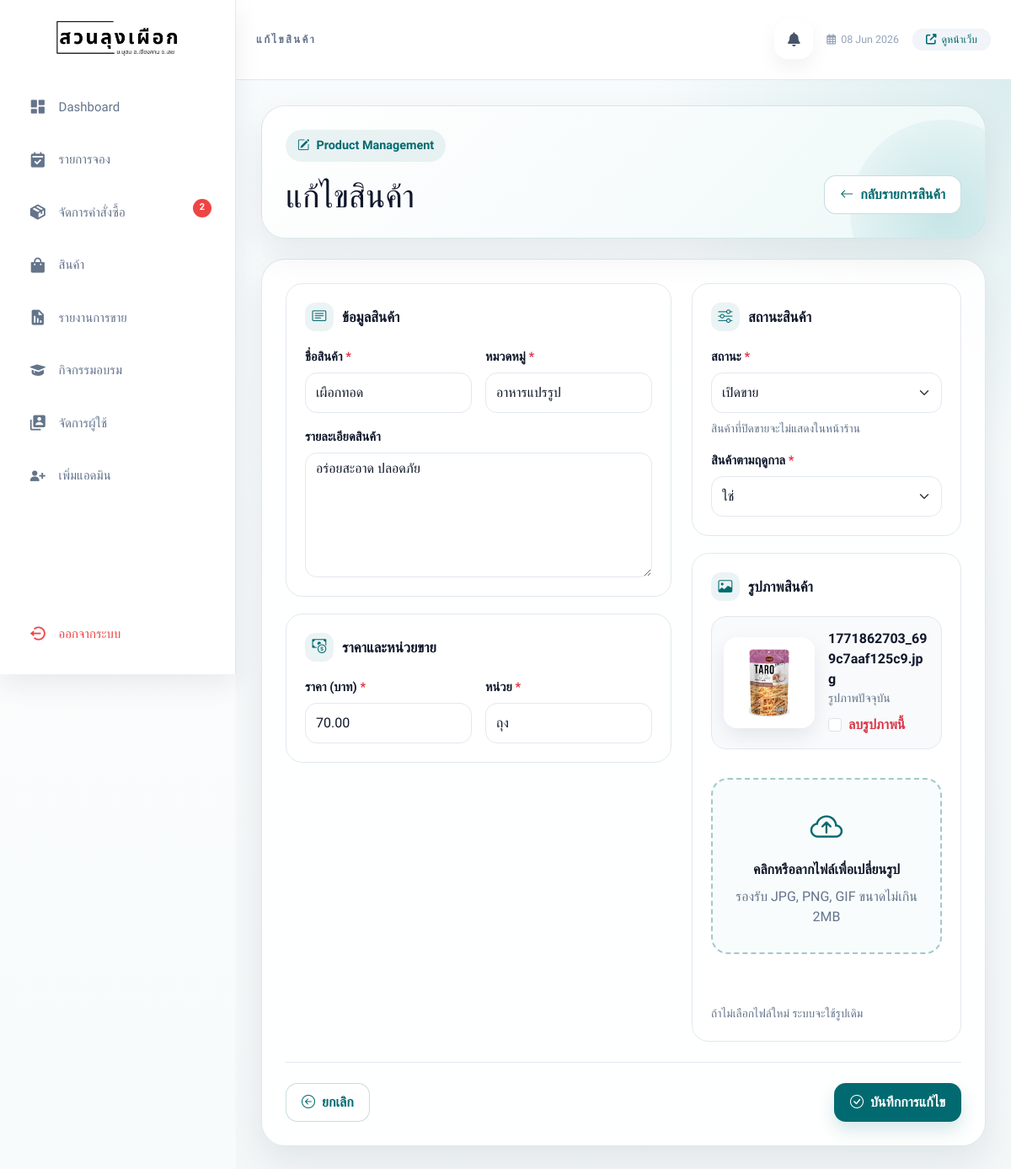
The app's page /admin/edit_product.php?id=16 (signed in), older data.
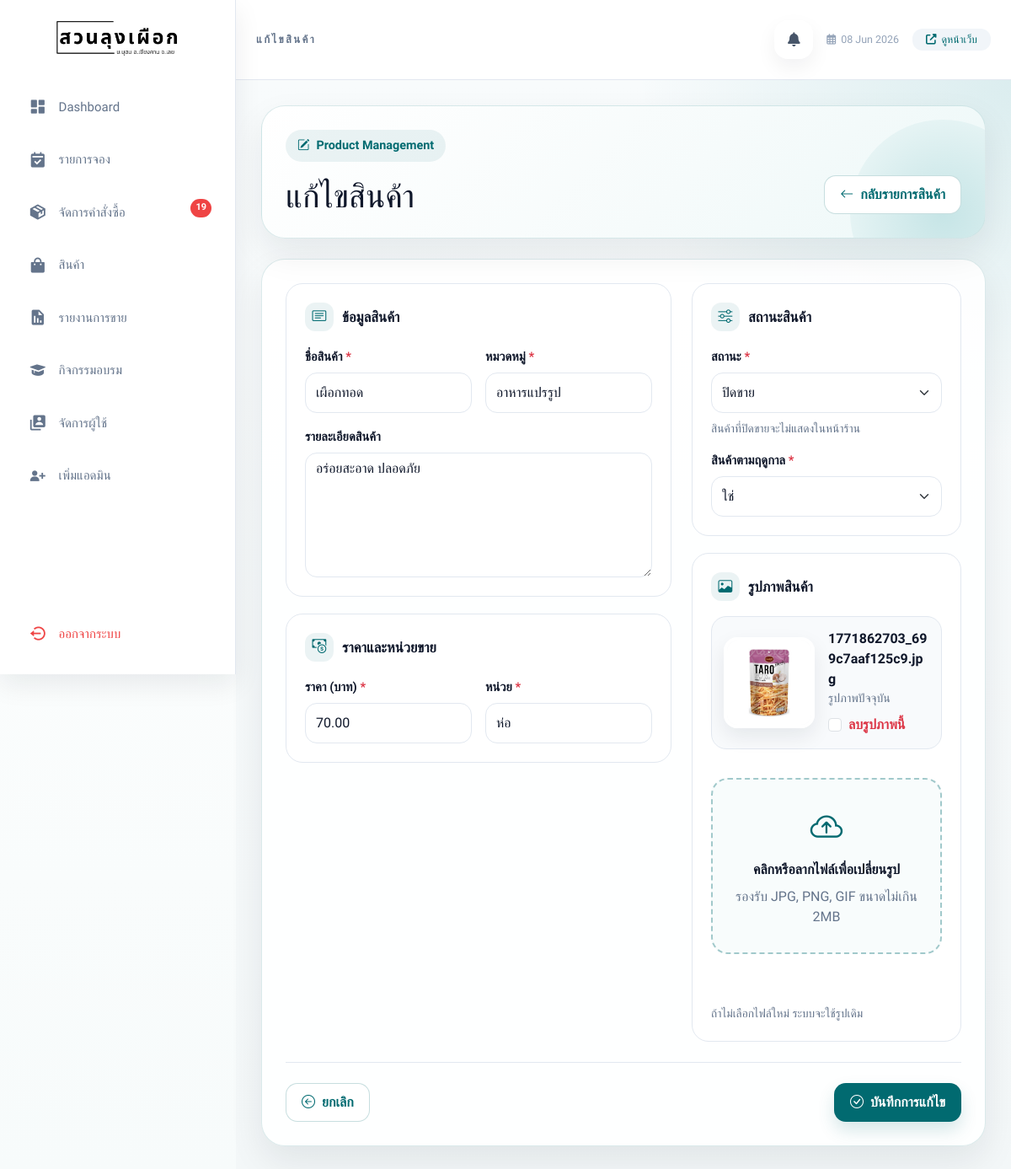
The same page, newer data.
### tables this page shows
CREATE TABLE `products` (
  `product_id` int(11) NOT NULL,
  `product_name` varchar(255) NOT NULL,
  `category` varchar(100) DEFAULT NULL,
  `price` decimal(10,2) NOT NULL,
  `unit` varchar(50) DEFAULT NULL,
  `seasonal` tinyint(1) DEFAULT 0,
  `status` enum('active','inactive') DEFAULT 'active',
  `product_image` varchar(255) DEFAULT NULL,
  `product_description` text DEFAULT NULL
);

### admin/edit_product.php (the view, shortened to what the changed rows need)
<?php
require_once __DIR__ . '/../db/db.php';
require_once 'sidebar.php';
$id = isset($_GET['id']) ? (int) $_GET['id'] : 0;
$stmt = $conn->prepare('SELECT * FROM products WHERE product_id = ? LIMIT 1');
$stmt->bind_param('i', $id);
$stmt->execute();
$product = $stmt->get_result()->fetch_assoc();
$adminPageExtraHead = <<<'HTML'
<link href="https://cdn.jsdelivr.net/npm/bootstrap@5.3.3/dist/css/bootstrap.min.css" rel="stylesheet">
<link rel="stylesheet" href="https://cdn.jsdelivr.net/npm/bootstrap-icons@1.11.3/font/bootstrap-icons.min.css">
<link rel="stylesheet" href="css/product_admin.css">
HTML;
adminPageStart('แก้ไขสินค้า');
?>
<div class="product-admin-page">
    <section class="product-hero">
        <div class="product-hero-grid">
            <div>
                <h1>แก้ไขสินค้า</h1>
            </div>
        </div>
    </section>
    <section class="product-form-card">
        <form action="update_product.php" method="POST" enctype="multipart/form-data" class="needs-validation" novalidate>
            <div class="product-form-grid">
                <div>
                    <div class="product-section">
                        <h2 class="product-section-title"><i class="bi bi-card-text"></i> ข้อมูลสินค้า</h2>
                        <div class="row g-3">
                            <div class="col-md-6">
                                <label for="product_name" class="form-label">ชื่อสินค้า <span class="text-danger">*</span></label>
                                <input type="text" class="form-control" id="product_name" name="product_name" value="<?= htmlspecialchars((string) $product['product_name'], ENT_QUOTES, 'UTF-8') ?>" required>
                            </div>
                            <div class="col-md-6">
                                <label for="category" class="form-label">หมวดหมู่ <span class="text-danger">*</span></label>
                                <input type="text" class="form-control" id="category" name="category" value="<?= htmlspecialchars((string) $product['category'], ENT_QUOTES, 'UTF-8') ?>" required>
                            </div>
                            <div class="col-12">
                                <label for="product_description" class="form-label">รายละเอียดสินค้า</label>
                                <textarea class="form-control" id="product_description" name="product_description" rows="5"><?= htmlspecialchars((string) ($product['product_description'] ?? ''), ENT_QUOTES, 'UTF-8') ?></textarea>
                            </div>
                        </div>
                    </div>
                    <div class="product-section">
                        <h2 class="product-section-title"><i class="bi bi-cash-coin"></i> ราคาและหน่วยขาย</h2>
                        <div class="row g-3">
                            <div class="col-md-6">
                                <label for="price" class="form-label">ราคา (บาท) <span class="text-danger">*</span></label>
                                <input type="number" class="form-control" id="price" name="price" min="0" step="0.01" value="<?= htmlspecialchars((string) $product['price'], ENT_QUOTES, 'UTF-8') ?>" required>
                            </div>
                            <div class="col-md-6">
                                <label for="unit" class="form-label">หน่วย <span class="text-danger">*</span></label>
                                <input type="text" class="form-control" id="unit" name="unit" value="<?= htmlspecialchars((string) $product['unit'], ENT_QUOTES, 'UTF-8') ?>" required>
                            </div>
                        </div>
                    </div>
                </div>
                <div>
                    <div class="product-section">
                        <h2 class="product-section-title"><i class="bi bi-sliders"></i> สถานะสินค้า</h2>
                        <div class="row g-3">
                            <div class="col-12">
                                <label for="status" class="form-label">สถานะ <span class="text-danger">*</span></label>
                                <select class="form-select" id="status" name="status" required>
                                    <option value="active" <?= $product['status'] === 'active' ? 'selected' : '' ?>>เปิดขาย</option>
                                    <option value="inactive" <?= $product['status'] === 'inactive' ? 'selected' : '' ?>>ปิดขาย</option>
                                </select>
                                <div class="product-help mt-2">สินค้าที่ปิดขายจะไม่แสดงในหน้าร้าน</div>
                            </div>
                            <div class="col-12">
                                <label for="seasonal" class="form-label">สินค้าตามฤดูกาล <span class="text-danger">*</span></label>
                                <select class="form-select" id="seasonal" name="seasonal" required>
                                    <option value="1" <?= (int) $product['seasonal'] === 1 ? 'selected' : '' ?>>ใช่</option>
                                </select>
                            </div>
                        </div>
                    </div>
                    <div class="product-section">
                        <h2 class="product-section-title"><i class="bi bi-image"></i> รูปภาพสินค้า</h2>
                        <?php if (!empty($product['product_image'])): ?>
                            <div class="image-card mb-3">
                                <img src="uploads/products/<?= htmlspecialchars((string) $product['product_image'], ENT_QUOTES, 'UTF-8') ?>" alt="รูปสินค้าปัจจุบัน">
                                <div class="image-card-body">
                                    <div class="image-card-title"><?= htmlspecialchars((string) $product['product_image'], ENT_QUOTES, 'UTF-8') ?></div>
                                    <div class="image-card-meta">รูปภาพปัจจุบัน</div>
                                    <div class="form-check mt-2">
                                        <input class="form-check-input" type="checkbox" name="delete_image" id="deleteImageCheck" value="1">
                                        <label class="form-check-label text-danger fw-bold" for="deleteImageCheck">ลบรูปภาพนี้</label>
                                    </div>
                                </div>
                            </div>
                        <?php else: ?>
                            <div class="product-alert mb-3">
                                ยังไม่มีรูปภาพสินค้า
                            </div>
                        <?php endif; ?>
                    </div>
                </div>
            </div>
        </form>
    </section>
</div>
<?php adminPageEnd(); ?>

### admin/sidebar.php (shortened to what the changed rows need)
<?php
require_once __DIR__ . '/../db/db.php';
$total_pending = 0;
if (adminTableExists($conn, 'orders')) {
    $sql_pending = "
        SELECT COUNT(*) AS total_pending
        FROM orders
        WHERE order_status = 'pending'
    ";
    $stmt_pending = $conn->prepare($sql_pending);
    if ($stmt_pending) {
        $stmt_pending->execute();
        $result_pending = $stmt_pending->get_result();
        $pending = $result_pending->fetch_assoc();
        $total_pending = (int)($pending['total_pending'] ?? 0);
    }
}
function h(?string $value): string
{
    return htmlspecialchars((string)$value, ENT_QUOTES, 'UTF-8');
}
function adminTableExists(mysqli $conn, string $table): bool
{
    $safeTable = $conn->real_escape_string($table);
    $result = $conn->query("
        SHOW TABLES LIKE '{$safeTable}'
    ");
    $exists = (
        $result instanceof mysqli_result &&
        $result->num_rows > 0
    );
    return $exists;
}
function adminPageStart(string $title): void
{
    global $total_pending, $adminPageExtraHead;
    $currentPage = basename($_SERVER['PHP_SELF']);
?>
    <!DOCTYPE html>
    <html lang="th">
    <head>
        <link href="https://unpkg.com/boxicons@2.1.4/css/boxicons.min.css" rel="stylesheet">
        <link href="https://cdnjs.cloudflare.com/ajax/libs/font-awesome/6.5.2/css/all.min.css" rel="stylesheet">
        <?php if (!empty($adminPageExtraHead)) {
            echo $adminPageExtraHead;
        } ?>
    </head>
    <body>
        <aside class="modern-sidebar" id="adminSidebar">
            <nav class="nav">
                <a href="./manage_orders.php"
                    class="nav-link <?= $currentPage === 'manage_orders.php' ? 'active' : '' ?>">
                    <i class='bx bxs-package'></i>
                    จัดการคำสั่งซื้อ
                    <?php if ($total_pending > 0): ?>
                        <span class="notification-dot">
                            <?= (int)$total_pending ?>
                        </span>
                    <?php endif; ?>
                </a>
            </nav>
        </aside>
        <main class="main-content">
            <header class="admin-topbar bg-white border-b border-slate-200 px-4 sm:px-6 lg:px-8 py-4 sm:py-5 flex items-center justify-between gap-4 sticky top-0 z-20">
                <div class="admin-topbar-left flex items-center gap-3 min-w-0">
                    <h1 class="admin-topbar-title text-sm font-bold text-slate-500 uppercase tracking-widest truncate"><?= h($title) ?></h1>
                </div>
            </header>
            <div class="page-content">
            <?php
        }
        function adminPageEnd(): void
        {
            ?>
            </div>
        </main>
    </body>
    </html>
<?php
        }
?>

Row changes from the older to the newer data that the page shows:
changed products "1771862703_699c7aaf125c9.jpg": unit "ถุง" → "ห่อ"; status "เปิดขาย" → "ปิดขาย"
Text that changed along with them:
$total_pending: "2" → "19"
